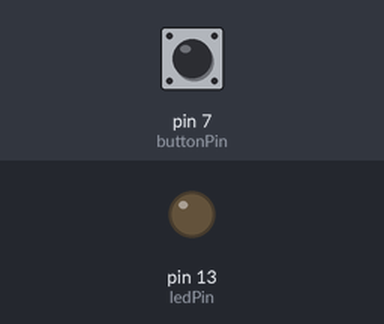
Simulated run of this sketch. Board: Arduino Uno, built with avr-gcc and run on an emulated ATmega328P. On the bench: output pins drawn as LEDs (lit = HIGH). The inputs (shaded band) are chosen by the test bench; at power-on: pin 7 (buttonPin) LOW. What the sketch prints to the serial monitor is not drawn.

Above: at 1.2 s.
1.3 s: pin 7 (buttonPin) pulled HIGH for 3.2 s
At 1.7 s:
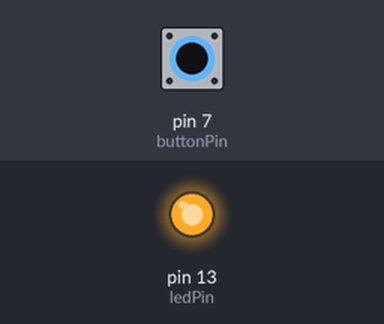
7.5 s: pin 7 (buttonPin) pulled HIGH for 0.15 s
At 8.8 s:
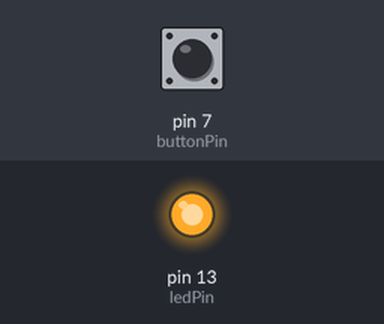
10.6 s: pin 7 (buttonPin) pulled HIGH for 1 s
At 14.7 s:
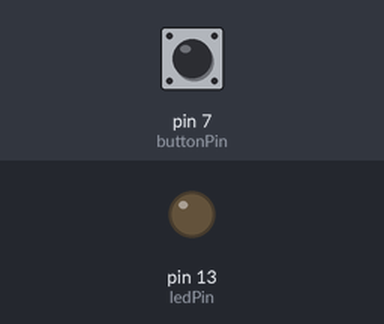
Timing chart, 0 to 16.2 s (numbered marks = the images above; inputs shaded):
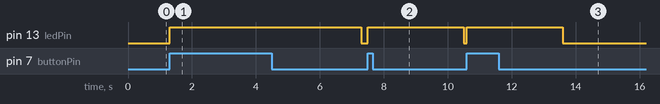

Measured:
- after the input at 1.3 s, pin 13 (ledPin): LOW → HIGH at once, → LOW 6.0 s later
- after the input at 7.5 s, pin 13 (ledPin): LOW → HIGH at once, → LOW 3.0 s later
- after the input at 10.6 s, pin 13 (ledPin): LOW → HIGH at once, → LOW 3.0 s later

The sketch:

XBee_Turn_LED_ON.ino
```cpp
//XBee Basics - Lesson 5 - API mode/ Send Digital Output to a Rmote XBee - 720p.mp4
// constants won't change. They're used here to
// set pin numbers:
const int buttonPin = 7;     // the number of the pushbutton pin
const int ledPin =  13;      // the number of the LED pin
// variables will change:
int buttonState = 0;         // variable for reading the pushbutton status
int buttonStateOld = 0;
void setup()
{
  // initialize the LED pin as an output:
  pinMode(ledPin, OUTPUT);
  // initialize the pushbutton pin as an input:
  pinMode(buttonPin, INPUT);
  Serial.begin(9600);
}
void loop()
{
   // read the state of the pushbutton value:
  buttonState = digitalRead(buttonPin);

  // check if the pushbutton is pressed.
  // if it is, the buttonState is HIGH:
  if(buttonStateOld !=buttonState)
  {
    if (buttonState == HIGH)
    {
      // turn LED on:
        digitalWrite(ledPin, HIGH);
        setRemoteState(0x5);
        delay(3000);
        // turn LED off:
        digitalWrite(ledPin, LOW);
        setRemoteState(0x4);
    }
  }

}

void setRemoteState(char value)
{
  Serial.write(0x7E);        //0 - start byte
  Serial.write((byte)0x0);   //1 - high part of lenght (always zero)
  Serial.write(0x10);//2 - low part of lenght (the number of bytes that follow, not including the checksum)
  Serial.write(0x17);//3 - 0x17 is a remote AT command
  Serial.write((byte)0x0);//4 - frame id set to zero for no replay
  //ID of recipient, or use 0xFFFF for broadcast
  //5->12 Hex address of destination

  Serial.write((byte)0x0);//5 - 64-bit Destination Address (Serial Number)
  Serial.write((byte)0x0);//6 -
  Serial.write((byte)0x0);//7 -
  Serial.write((byte)0x0);//8 -
  Serial.write((byte)0x0);//9 -
  Serial.write((byte)0x0);//10 -
  Serial.write(0xFF);//11 - 0xFF for broadcast
  Serial.write(0xFF);//12 - 0xFF for broadcast
  //16 bits of recipient or 0xFFFE for broadcast
  Serial.write(0xFF);//13 -
  Serial.write(0xFE);//14 -

  //Remote command option, 0x02 to apply changes
  Serial.write(0x02);//15 - Remote command option, 0x02 to apply changes
  Serial.write('D');//16 - "D" fromAT Command: D3
  Serial.write('3');//17 - "3" fromAT Command: D3
  //command data in as many bytes as needed
  Serial.write(value); //18 -   0x05 for HIGH, 0x04 for LOW

  long checksum = 0x17 + 0xFF + 0xFF +0xFF + 0xFE + 0x02 + 'D' + '3' + value;

  Serial.write( 0xFF- (checksum & 0xFF));
}
```
